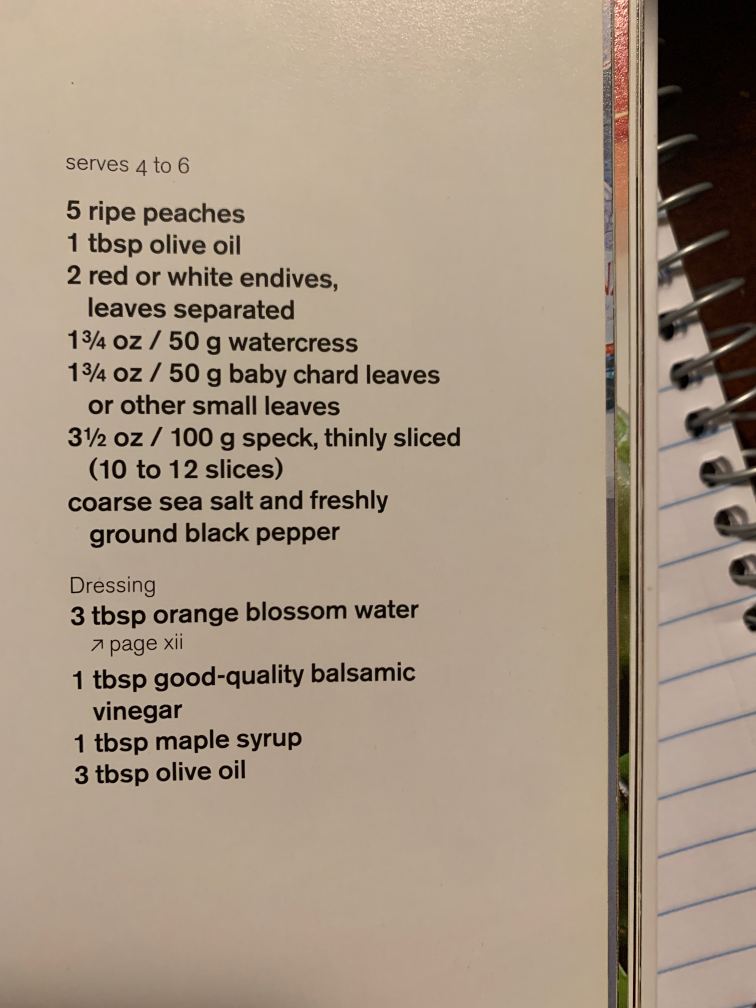
#> input picture pics/IMG_3045.jpeg, 3024 x 4032 px (shown at 1/4 size); its folder holds only this picture in this run
$ python main.py
#> lines starting #> are read from the running program, lines starting #| are printed output that depends on the picture; after the words box and inside, x2 and y2 are one past the last pixel; in counts of white or black regions, pixels touching at a corner belong together
from collections import Counter
import re
import pytesseract
import cv2
import os
import imghdr
import xlsxwriter

# Link your directory
pytesseract.pytesseract.tesseract_cmd = '/opt/homebrew/Cellar/tesseract/5.1.0/bin/tesseract'

def resizeIMG(path):
#> called with path = 'pics/IMG_3045.jpeg'
    img  = cv2.imread(path)
#> img is the input picture: shape (4032, 3024, 3); mean B, G, R 131.2, 149.7, 166.9
    scale_percent = 220 # percent of original size

    width = int(img.shape[1] * scale_percent / 100)
    height = int(img.shape[0] * scale_percent / 100)
    dim = (width, height)

    # resize image
    resized = cv2.resize(img, dim, interpolation = cv2.INTER_AREA)

    grayImage = cv2.cvtColor(resized, cv2.COLOR_BGR2GRAY)
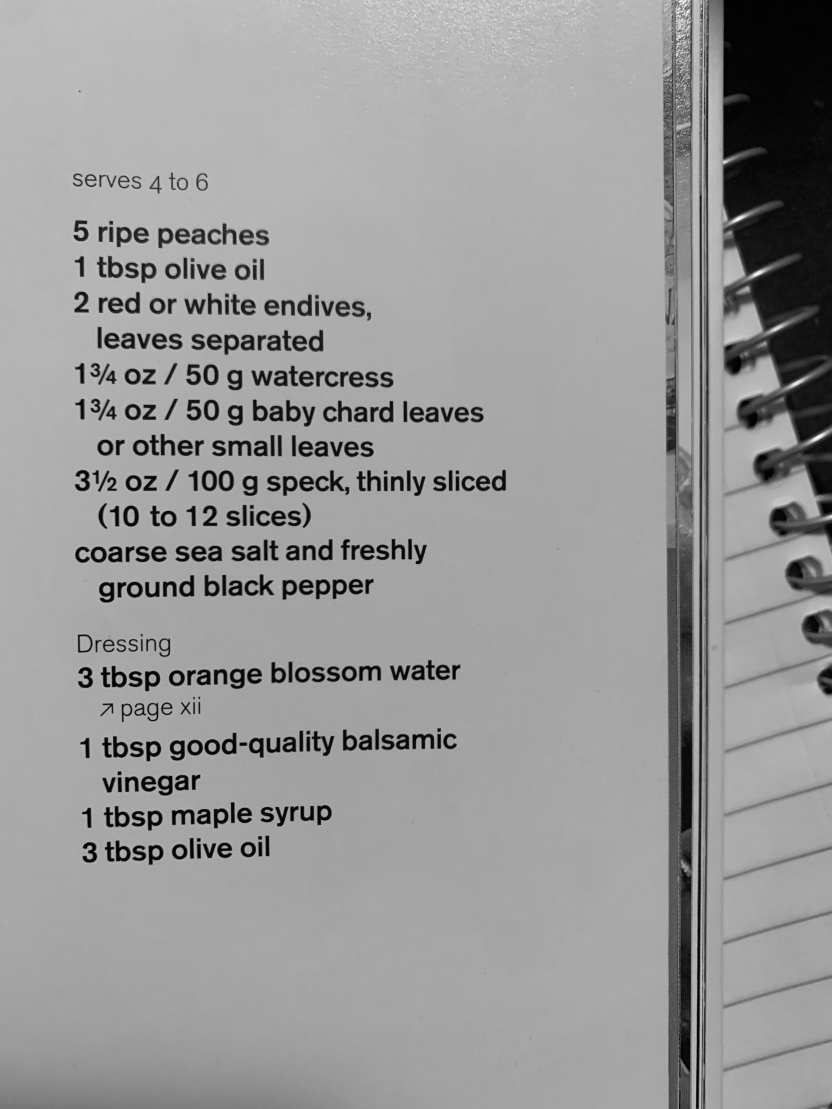
#> grayImage: shape (8870, 6652) (shown at 1/8 size); min 0, max 251, mean 152.7
    (thresh, blackAndWhiteImage) = cv2.threshold(grayImage, 127, 255, cv2.THRESH_BINARY)
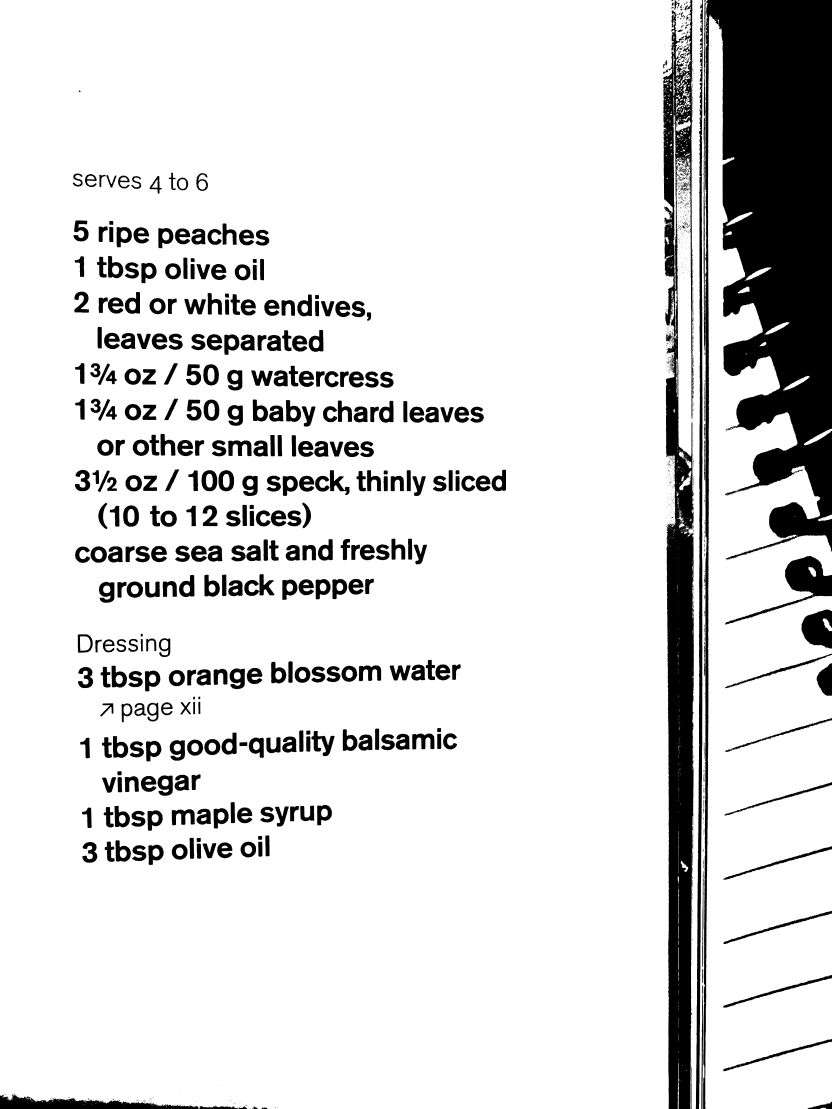
#> blackAndWhiteImage: shape (8870, 6652) (shown at 1/8 size); 86.8% white; 2006 black regions (1349 under 20 px), largest, box (x1, y1, x2, y2) and area: (5625, 0, 6652, 8870) 3232675, (5306, 0, 5554, 8870) 1301279, (5567, 0, 5624, 8870) 195565
    return blackAndWhiteImage

#text = pytesseract.image_to_string(blackAndWhiteImage)

# [18 lines left out: functions cleanText, find_ngrams, not called in this run]


uni = []
bi = []
tri = []
directory = 'pics'

for pic in os.listdir(directory):
    p = os.path.join(directory, pic)
    if imghdr.what(p) == 'jpeg' or imghdr.what(p) == 'jpg' or imghdr.what(p) == 'JPG':
        img = resizeIMG(p)
#> (the run stopped early here; a loop or call above may not have finished)

$ run again, on pics/IMG_3256.jpg
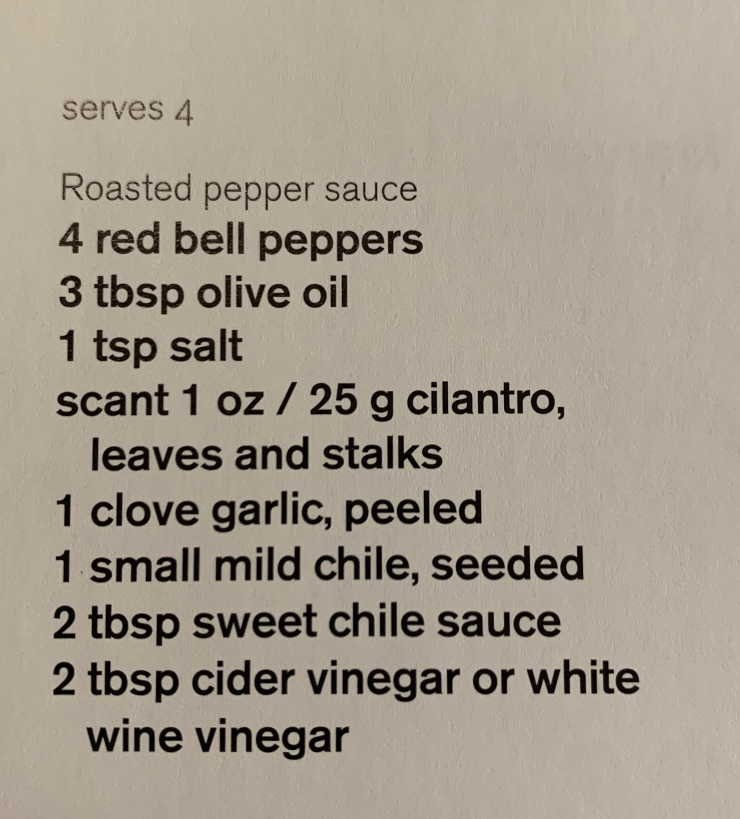
#> input picture pics/IMG_3256.jpg, 2220 x 2455 px (shown at 1/3 size)
#> in resizeIMG, img is the input picture: shape (2455, 2220, 3); mean B, G, R 140.8, 155.3, 165.2
#> in resizeIMG, `grayImage = cv2.cvtColor(resized, cv2.COLOR_BGR2GRAY)`:
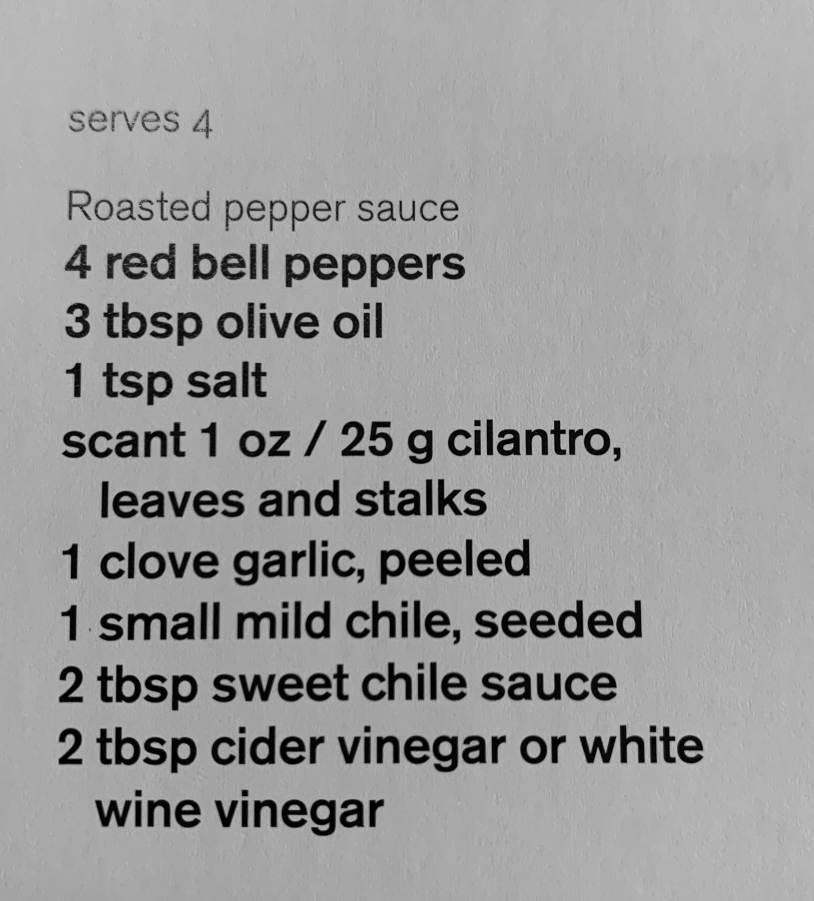
#> grayImage: shape (5401, 4884) (shown at 1/6 size); min 0, max 214, mean 156.6
#> in resizeIMG, `(thresh, blackAndWhiteImage) = cv2.threshold(grayImage, 127, 255, cv2...`:
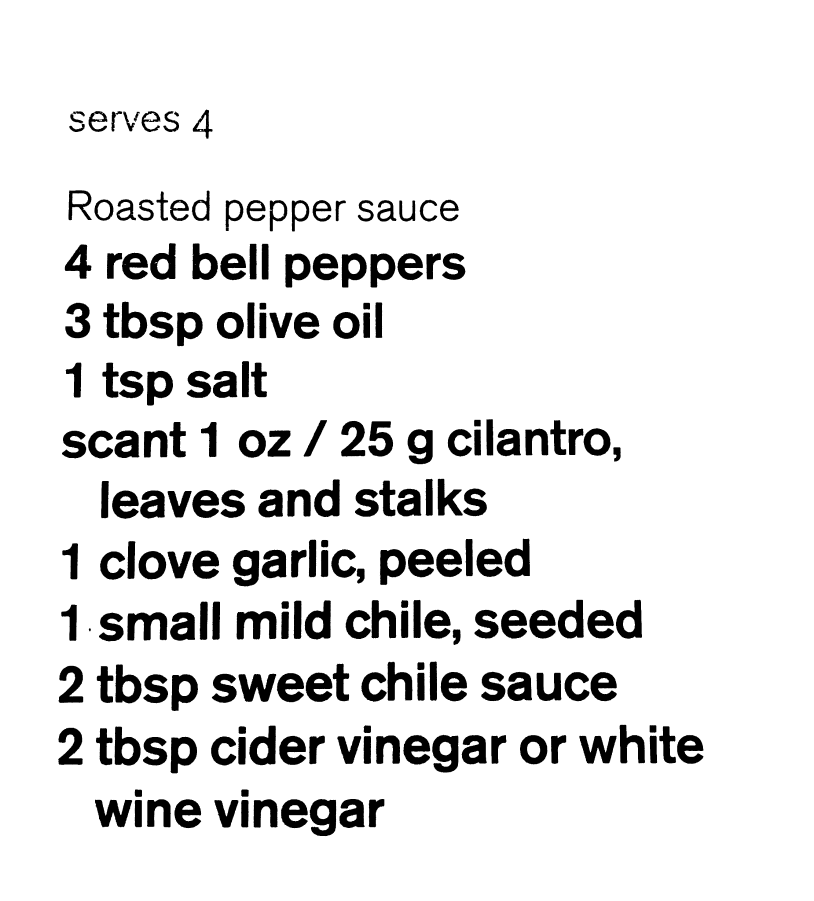
#> blackAndWhiteImage: shape (5401, 4884) (shown at 1/6 size); 90.2% white; 213 black regions (3 under 20 px), largest, box (x1, y1, x2, y2) and area: (1419, 3667, 1659, 3837) 25290, (764, 3674, 1003, 3843) 24388, (2593, 4409, 2750, 4635) 23866

$ run again, on pics/IMG_3257.jpg
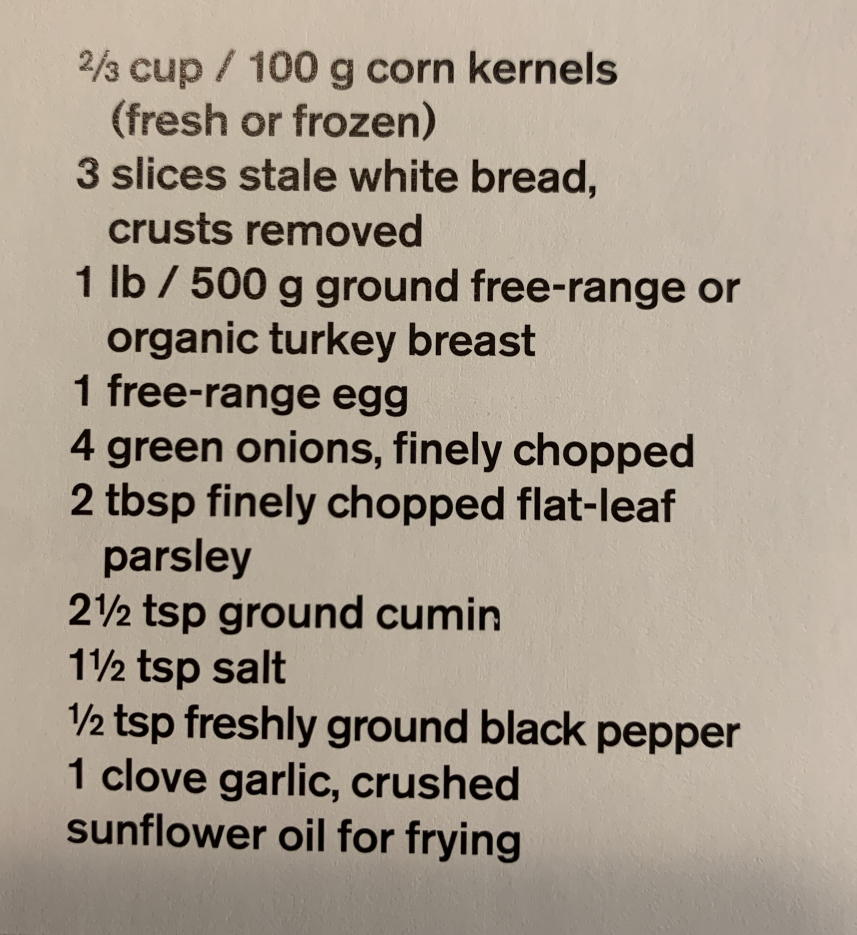
#> input picture pics/IMG_3257.jpg, 2569 x 2805 px (shown at 1/3 size)
#> in resizeIMG, img is the input picture: shape (2805, 2569, 3); mean B, G, R 143.4, 158, 169.5
#> in resizeIMG, `grayImage = cv2.cvtColor(resized, cv2.COLOR_BGR2GRAY)`:
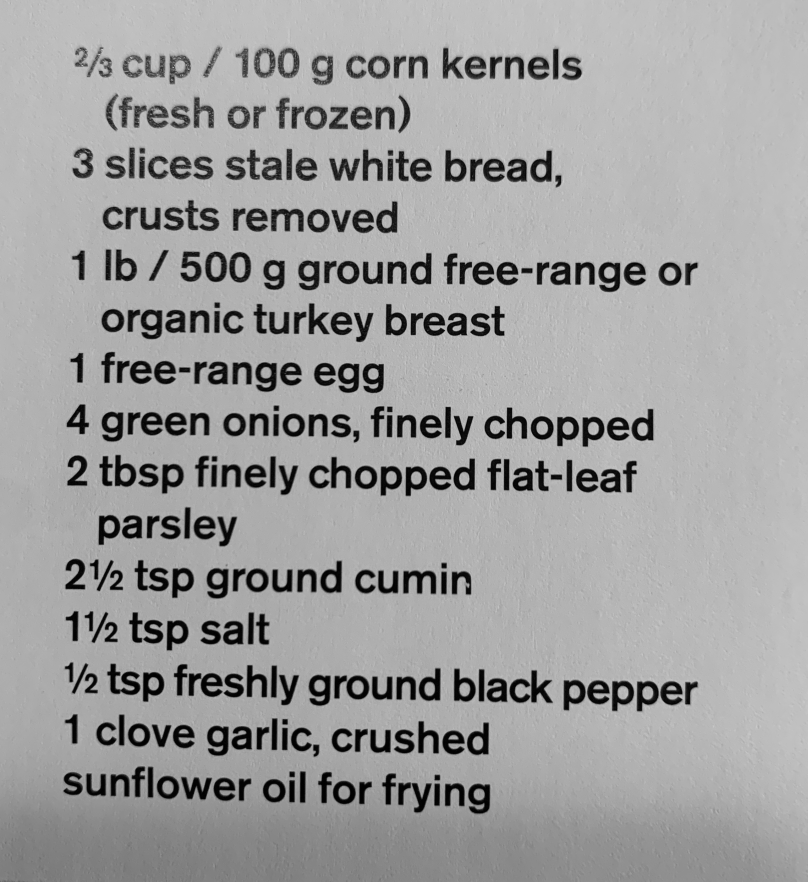
#> grayImage: shape (6171, 5651) (shown at 1/7 size); min 0, max 236, mean 159.8
#> in resizeIMG, `(thresh, blackAndWhiteImage) = cv2.threshold(grayImage, 127, 255, cv2...`:
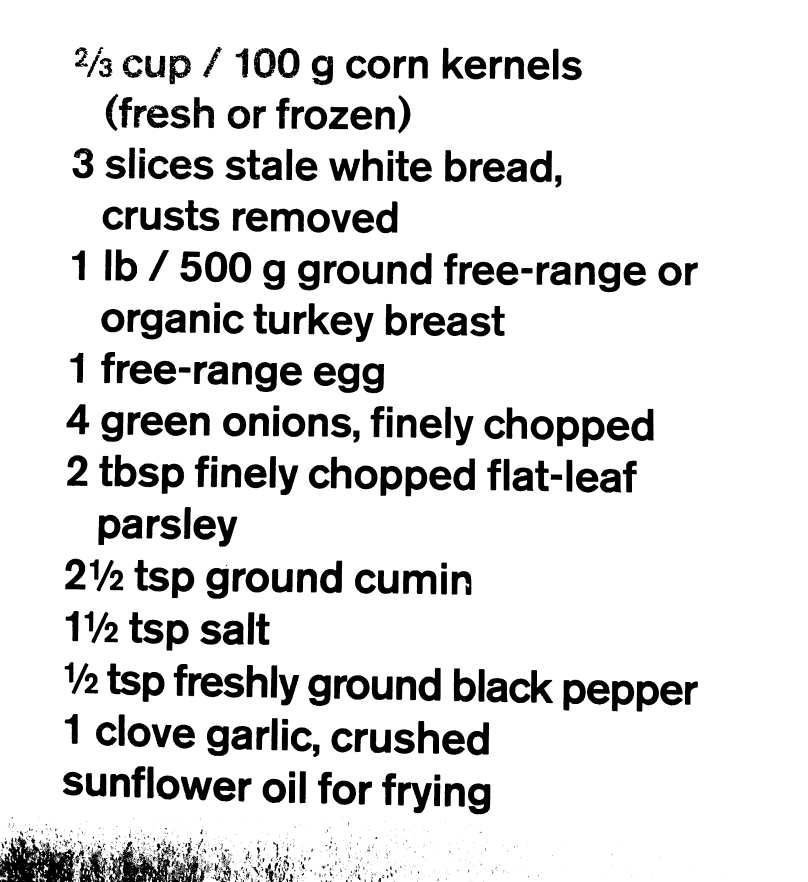
#> blackAndWhiteImage: shape (6171, 5651) (shown at 1/7 size); 87.9% white; 1990 black regions (1199 under 20 px), largest, box (x1, y1, x2, y2) and area: (0, 5852, 524, 6171) 99265, (762, 5889, 1469, 6171) 77656, (941, 3918, 1183, 4140) 26228

$ run again, on pics/IMG_3262.JPG
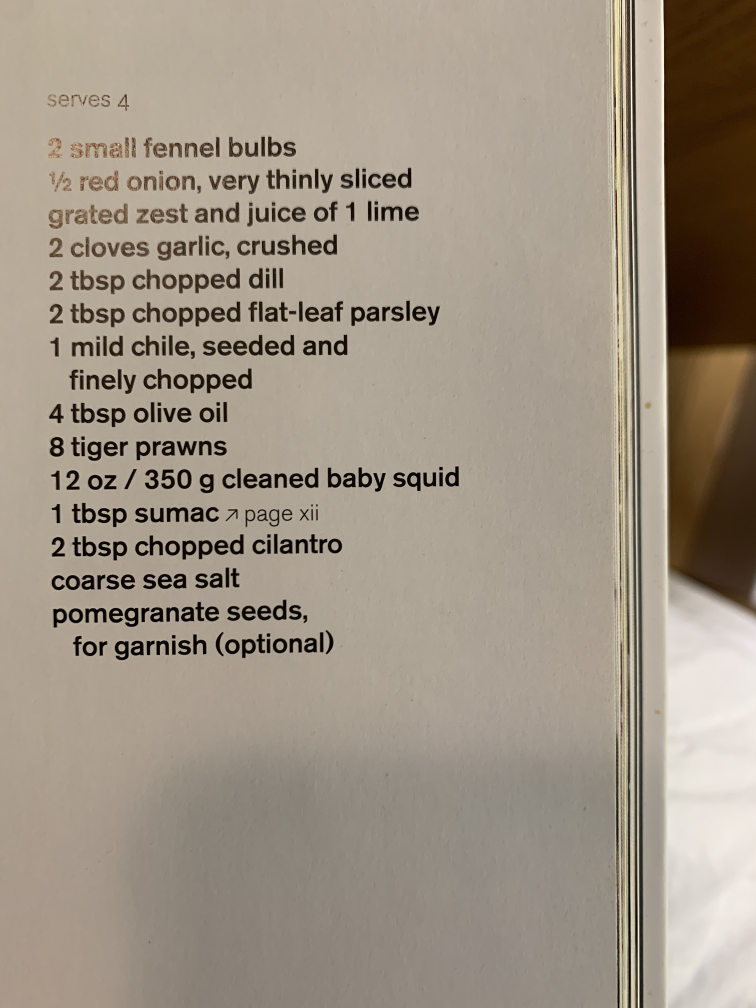
#> input picture pics/IMG_3262.JPG, 3024 x 4032 px (shown at 1/4 size)
#> in resizeIMG, img is the input picture: shape (4032, 3024, 3); mean B, G, R 133.3, 148, 159.2
#> in resizeIMG, `grayImage = cv2.cvtColor(resized, cv2.COLOR_BGR2GRAY)`:
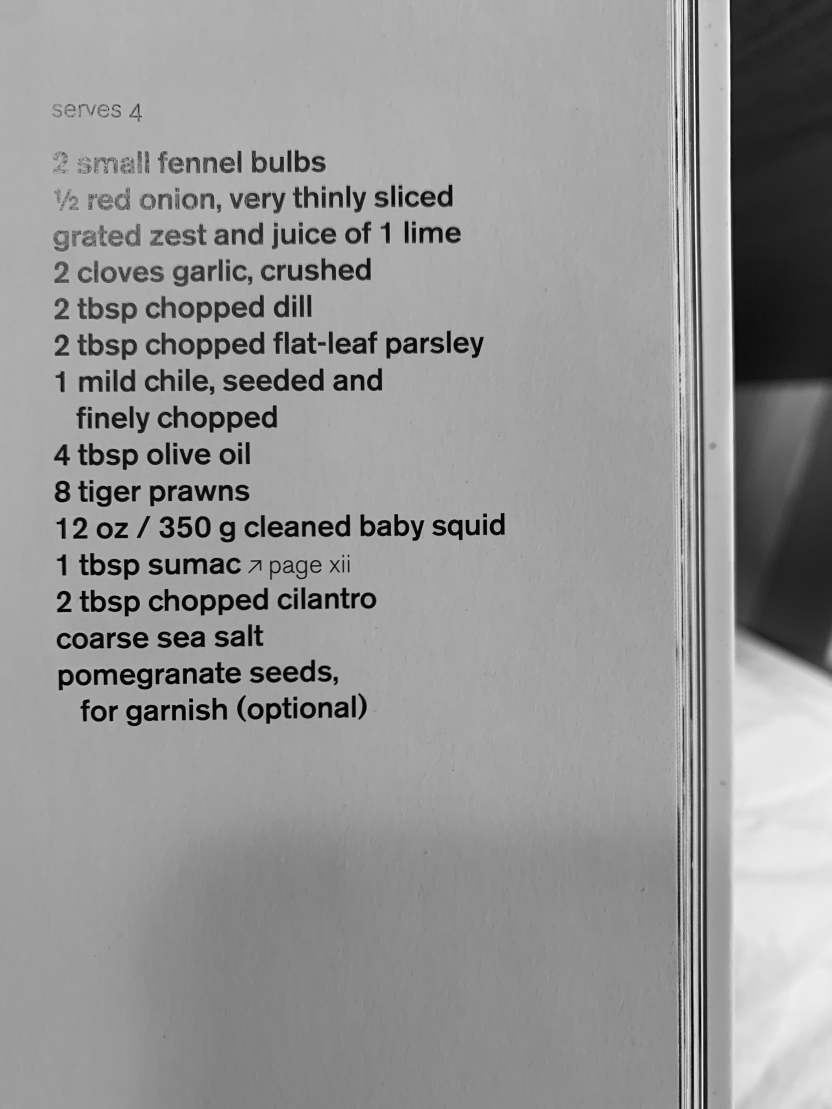
#> grayImage: shape (8870, 6652) (shown at 1/8 size); min 0, max 254, mean 149.7
#> in resizeIMG, `(thresh, blackAndWhiteImage) = cv2.threshold(grayImage, 127, 255, cv2...`:
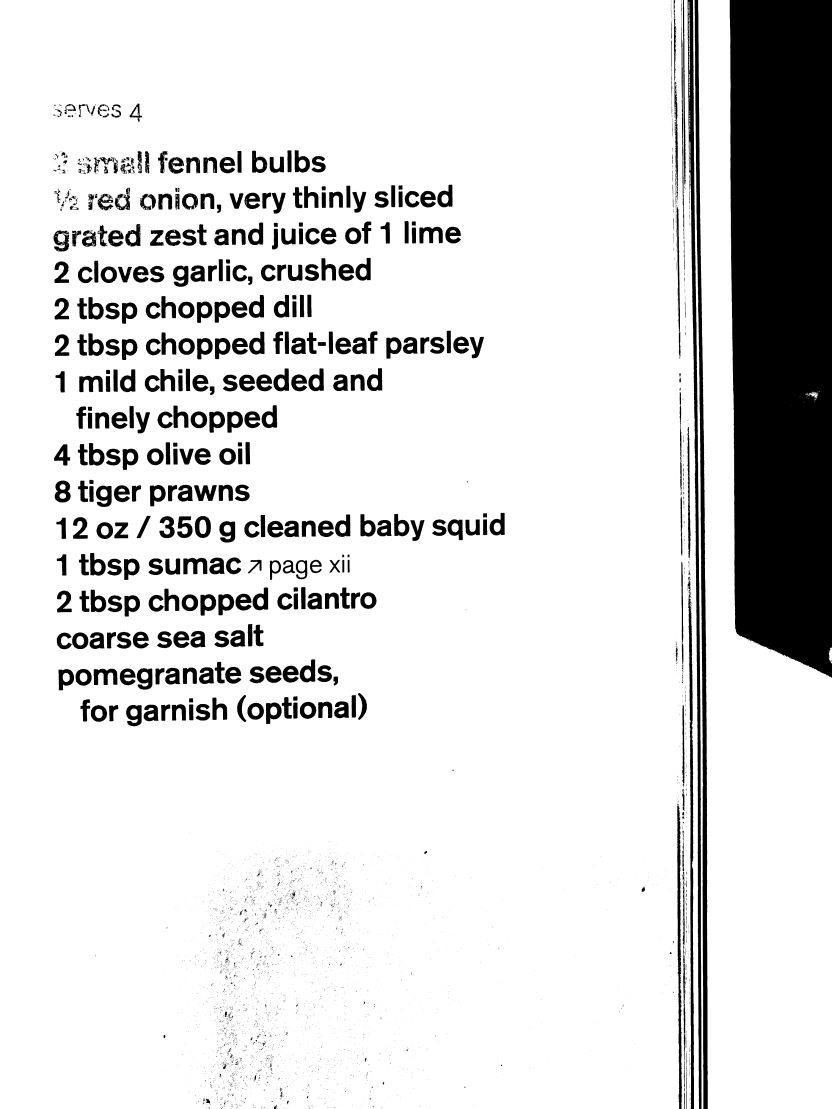
#> blackAndWhiteImage: shape (8870, 6652) (shown at 1/8 size); 86.9% white; 6798 black regions (5613 under 20 px), largest, box (x1, y1, x2, y2) and area: (5838, 0, 6652, 5423) 4149618, (5557, 0, 5666, 8870) 276589, (5500, 0, 5612, 8870) 235550
